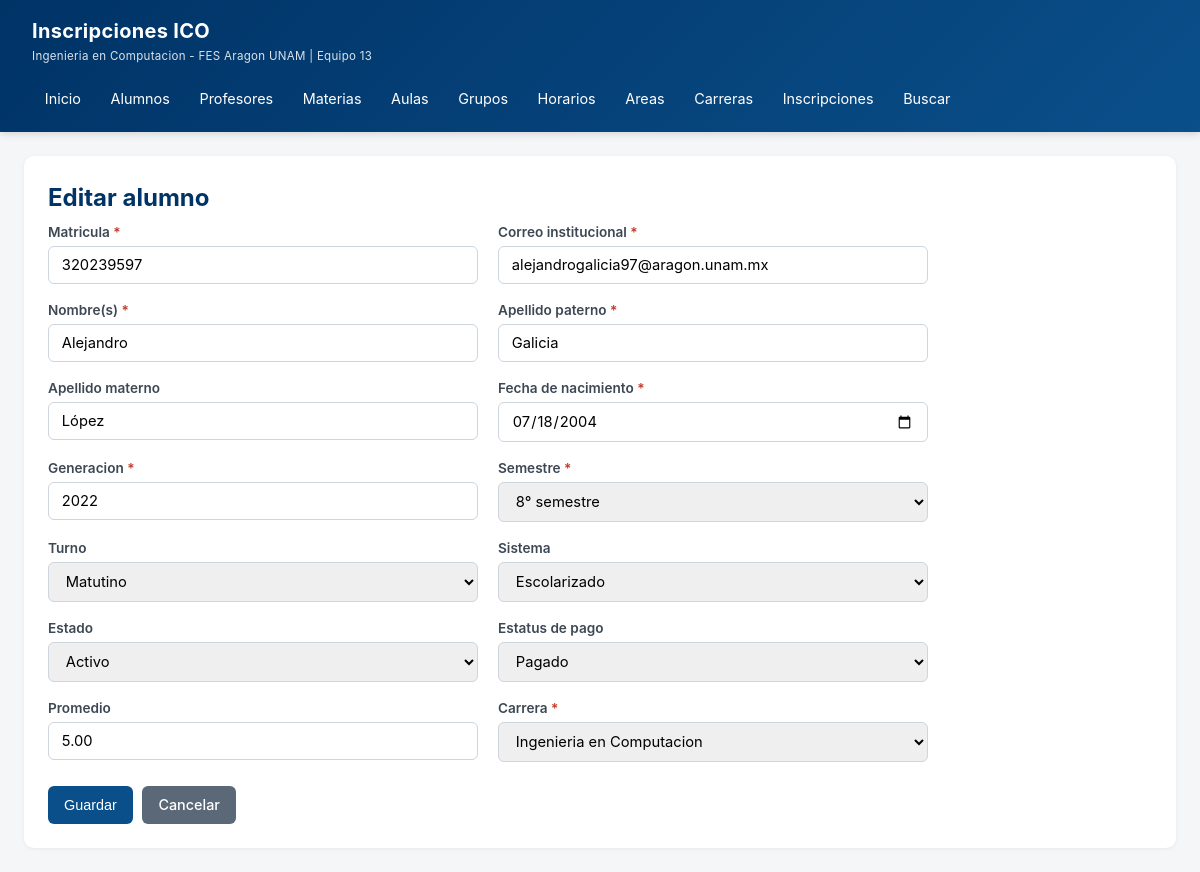
The app's page /?r=alumno&accion=editar&id=2 with its own data.
### tables this page shows
CREATE TABLE alumno (
    id_alumno         INT AUTO_INCREMENT PRIMARY KEY,
    matricula         BIGINT       NOT NULL UNIQUE,
    nombre            VARCHAR(60)  NOT NULL,
    ap_paterno        VARCHAR(60)  NOT NULL,
    ap_materno        VARCHAR(60)  NOT NULL DEFAULT '',
    correo            VARCHAR(80)  NOT NULL UNIQUE,
    fecha_nacimiento  DATE         NOT NULL DEFAULT '2000-01-01',
    generacion        INT          NOT NULL DEFAULT 2023,
    turno             ENUM('Matutino','Vespertino') NOT NULL DEFAULT 'Matutino',
    semestre          TINYINT      NOT NULL DEFAULT 1,
    sistema           ENUM('Escolarizado','Abierto') NOT NULL DEFAULT 'Escolarizado',
    estado            ENUM('Activo','Inactivo') NOT NULL DEFAULT 'Activo',
    estatus_pago      TINYINT(1)   NOT NULL DEFAULT 1,
    promedio          DECIMAL(4,2) NOT NULL DEFAULT 0.00,
    id_carrera        INT          NOT NULL,
    CONSTRAINT fk_alumno_carrera FOREIGN KEY (id_carrera) REFERENCES carrera(id_carrera)
);

CREATE TABLE carrera (
    id_carrera             INT AUTO_INCREMENT PRIMARY KEY,
    clave_carrera          INT          NOT NULL UNIQUE,
    nombre_carrera         VARCHAR(100) NOT NULL,
    modalidad              VARCHAR(30)  NOT NULL DEFAULT 'Escolarizado',
    duracion_sem           INT          NOT NULL DEFAULT 9,
    creditos_obligatorios  INT          NOT NULL DEFAULT 0,
    creditos_optativos     INT          NOT NULL DEFAULT 0,
    plan_estudios          INT          NOT NULL DEFAULT 2016
);

### app/helpers.php (called while the page is built, shortened)
<?php
function e(?string $s): string {
    return htmlspecialchars($s ?? '', ENT_QUOTES, 'UTF-8');
}
function render(string $view, array $data = []): void {
    extract($data, EXTR_SKIP);
    $contentFile = __DIR__ . '/views/' . $view . '.php';
    require $contentFile;
    require __DIR__ . '/views/layouts/main.php';
}

### app/controllers/AlumnoController.php (called while the page is built, shortened)
<?php
class AlumnoController {
    public function editar() {
        $id = get_int('id');
        $pdo = Database::pdo();
        $alumno = $pdo->prepare("SELECT * FROM alumno WHERE id_alumno=?");
        $alumno->execute([$id]);
        $alumno = $alumno->fetch();
        $carreras = $pdo->query("SELECT * FROM carrera ORDER BY nombre_carrera")->fetchAll();
        render('alumno/form', ['title'=>'Editar alumno','alumno'=>$alumno,'carreras'=>$carreras]);
    }
}

### public/index.php (called while the page is built, shortened)
<?php
require __DIR__ . '/../app/helpers.php';
$accion = $_GET['accion'] ?? 'index';
$ctrl = new $controllerName();
$ctrl->$accion();

### app/views/alumno/form.php (the view, shortened to what this page needs)
<div class="card">
    <h1 class="page-title"><?= $alumno ? 'Editar' : 'Nuevo' ?> alumno</h1>
    <form class="crud" method="post" action="/?r=alumno&accion=guardar">
        <div><label class="required">Matricula</label>
            <input name="matricula" type="number" required value="<?= e($alumno['matricula'] ?? '') ?>"></div>
        <div><label class="required">Correo institucional</label>
            <input name="correo" type="email" required value="<?= e($alumno['correo'] ?? '') ?>"></div>
        <div><label class="required">Nombre(s)</label>
            <input name="nombre" required value="<?= e($alumno['nombre'] ?? '') ?>"></div>
        <div><label class="required">Apellido paterno</label>
            <input name="ap_paterno" required value="<?= e($alumno['ap_paterno'] ?? '') ?>"></div>
        <div><label>Apellido materno</label>
            <input name="ap_materno" value="<?= e($alumno['ap_materno'] ?? '') ?>"></div>
        <div><label class="required">Fecha de nacimiento</label>
            <input name="fecha_nacimiento" type="date" required value="<?= e($alumno['fecha_nacimiento'] ?? '2004-01-01') ?>"></div>
        <div><label class="required">Generacion</label>
            <input name="generacion" type="number" required value="<?= e($alumno['generacion'] ?? date('Y')) ?>"></div>
        <div><label class="required">Semestre</label>
            <select name="semestre" required>
                <?php for ($i=1;$i<=9;$i++): ?>
                <option value="<?= $i ?>" <?= ($alumno['semestre'] ?? 1) == $i ? 'selected':'' ?>><?= $i ?>° semestre</option>
                <?php endfor; ?>
            </select></div>
        <div><label>Turno</label>
            <select name="turno">
                <option value="Matutino"   <?= ($alumno['turno'] ?? '')=='Matutino'?'selected':'' ?>>Matutino</option>
            </select></div>
        <div><label>Sistema</label>
            <select name="sistema">
                <option value="Escolarizado" <?= ($alumno['sistema'] ?? '')=='Escolarizado'?'selected':'' ?>>Escolarizado</option>
            </select></div>
        <div><label>Estado</label>
            <select name="estado">
                <option value="Activo"   <?= ($alumno['estado'] ?? '')=='Activo'?'selected':'' ?>>Activo</option>
            </select></div>
        <div><label>Estatus de pago</label>
            <select name="estatus_pago">
                <option value="1" <?= ($alumno['estatus_pago'] ?? 1)==1?'selected':'' ?>>Pagado</option>
            </select></div>
        <div><label>Promedio</label>
            <input name="promedio" type="number" step="0.01" min="0" max="10" value="<?= e($alumno['promedio'] ?? '0.00') ?>"></div>
        <div><label class="required">Carrera</label>
            <select name="id_carrera" required>
                <?php foreach ($carreras as $c): ?>
                <option value="<?= $c['id_carrera'] ?>" <?= ($alumno['id_carrera'] ?? 1)==$c['id_carrera']?'selected':'' ?>><?= e($c['nombre_carrera']) ?></option>
                <?php endforeach; ?>
            </select></div>
        <div class="actions">
            <button type="submit" class="btn btn-primary">Guardar</button>
            <a class="btn btn-secondary" href="/?r=alumno">Cancelar</a>
        </div>
    </form>
</div>

### public/css/style.css (style rules this page uses)
* { box-sizing: border-box; margin: 0; padding: 0; }
body { font-family: -apple-system, "Segoe UI", Roboto, Arial, sans-serif; background: #f4f6f8; color: #1c2733; line-height: 1.5; }
.card { background:#fff; border-radius:10px; padding:1.5rem; box-shadow:0 1px 4px rgba(0,0,0,.06); margin-bottom:1.25rem; }
.page-title { font-size:1.5rem; color:#003366; margin-bottom:.4rem; }
.btn { display:inline-block; padding:.5rem 1rem; border-radius:6px; border:none; font-size:.9rem; cursor:pointer; text-decoration:none; transition:.15s; font-weight:500; }
.btn-primary { background:#0a4f8a; color:#fff; }
.btn-secondary { background:#5a6878; color:#fff; }
form.crud { display:grid; grid-template-columns: repeat(2, 1fr); gap:1rem 1.25rem; max-width:880px; }
form.crud label { display:block; font-weight:600; font-size:.85rem; color:#3d4854; margin-bottom:.25rem; }
form.crud input, form.crud select, form.crud textarea { width:100%; padding:.55rem .8rem; border:1px solid #cdd5df; border-radius:6px; font-size:.92rem; font-family:inherit; }
form.crud .actions { grid-column: 1 / -1; display:flex; gap:.6rem; margin-top:.5rem; }
.required::after { content:" *"; color:#c0392b; }

### records on screen
alumno: matricula "320239597", correo "alejandrogalicia97@aragon.unam.mx", nombre "Alejandro", ap_paterno "Galicia", ap_materno "López", fecha_nacimiento "07/18/2004", generacion "2022", semestre "8° semestre", turno "Matutino", sistema "Escolarizado", estado "Activo", estatus_pago "Pagado", promedio "5.00", id_carrera "Ingenieria en Computacion"
